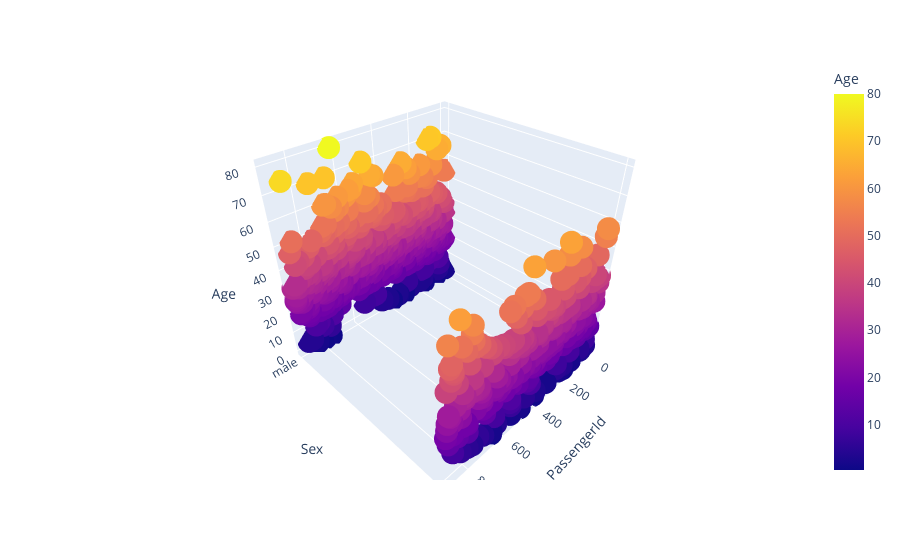

Here is the notebook cell this chart was saved with:
### Code cell
df = pd.read_csv('../input/titanic/train.csv')
fig = px.scatter_3d(df, x='PassengerId', y='Sex', z='Age',
                    color='Age')
fig.show()

### Figure 1 — Plotly figure (JSON) as saved in the notebook; plotly's stock layout.template omitted (floating-point values rounded to 4 significant figures; data arrays with more than 128 entries replaced by an {"elided": "..."} marker saying what was removed)
{"data": [{"hoverlabel": {"namelength": 0}, "hovertemplate": "PassengerId=%{x}<br>Sex=%{y}<br>Age=%{marker.color}", "legendgroup": "", "marker": {"color": {"elided": "891 float values"}, "coloraxis": "coloraxis", "symbol": "circle"}, "mode": "markers", "name": "", "scene": "scene", "showlegend": false, "type": "scatter3d", "x": {"elided": "891 int values"}, "y": {"elided": "891 str values"}, "z": {"elided": "891 float values"}}], "layout": {"coloraxis": {"colorbar": {"title": {"text": "Age"}}, "colorscale": [[0.0, "#0d0887"], [0.1111, "#46039f"], [0.2222, "#7201a8"], [0.3333, "#9c179e"], [0.4444, "#bd3786"], [0.5556, "#d8576b"], [0.6667, "#ed7953"], [0.7778, "#fb9f3a"], [0.8889, "#fdca26"], [1.0, "#f0f921"]]}, "legend": {"tracegroupgap": 0}, "margin": {"t": 60}, "scene": {"domain": {"x": [0.0, 1.0], "y": [0.0, 1.0]}, "xaxis": {"title": {"text": "PassengerId"}}, "yaxis": {"title": {"text": "Sex"}}, "zaxis": {"title": {"text": "Age"}}}}}
